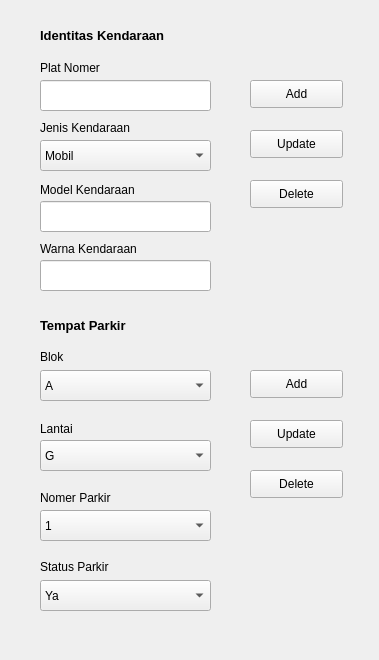
<?xml version="1.0" encoding="UTF-8"?>
<ui version="4.0">
 <class>FrmDataKen</class>
 <widget class="QWidget" name="FrmDataKen">
  <property name="geometry">
   <rect>
    <x>0</x>
    <y>0</y>
    <width>379</width>
    <height>660</height>
   </rect>
  </property>
  <property name="windowTitle">
   <string>Form</string>
  </property>
  <widget class="QLineEdit" name="line_plat">
   <property name="geometry">
    <rect>
     <x>40</x>
     <y>80</y>
     <width>171</width>
     <height>31</height>
    </rect>
   </property>
  </widget>
  <widget class="QLineEdit" name="line_modelken">
   <property name="geometry">
    <rect>
     <x>40</x>
     <y>201</y>
     <width>171</width>
     <height>31</height>
    </rect>
   </property>
  </widget>
  <widget class="QPushButton" name="push_add">
   <property name="geometry">
    <rect>
     <x>250</x>
     <y>80</y>
     <width>93</width>
     <height>28</height>
    </rect>
   </property>
   <property name="text">
    <string>Add</string>
   </property>
  </widget>
  <widget class="QPushButton" name="push_delete">
   <property name="geometry">
    <rect>
     <x>250</x>
     <y>180</y>
     <width>93</width>
     <height>28</height>
    </rect>
   </property>
   <property name="text">
    <string>Delete</string>
   </property>
  </widget>
  <widget class="QLabel" name="label">
   <property name="geometry">
    <rect>
     <x>40</x>
     <y>120</y>
     <width>101</width>
     <height>16</height>
    </rect>
   </property>
   <property name="text">
    <string>Jenis Kendaraan</string>
   </property>
  </widget>
  <widget class="QLabel" name="label_2">
   <property name="geometry">
    <rect>
     <x>40</x>
     <y>60</y>
     <width>101</width>
     <height>16</height>
    </rect>
   </property>
   <property name="text">
    <string>Plat Nomer</string>
   </property>
  </widget>
  <widget class="QLabel" name="label_3">
   <property name="geometry">
    <rect>
     <x>40</x>
     <y>180</y>
     <width>121</width>
     <height>20</height>
    </rect>
   </property>
   <property name="text">
    <string>Model Kendaraan</string>
   </property>
  </widget>
  <widget class="QLabel" name="label_4">
   <property name="geometry">
    <rect>
     <x>40</x>
     <y>419</y>
     <width>121</width>
     <height>20</height>
    </rect>
   </property>
   <property name="text">
    <string>Lantai</string>
   </property>
  </widget>
  <widget class="QLabel" name="label_5">
   <property name="geometry">
    <rect>
     <x>40</x>
     <y>349</y>
     <width>101</width>
     <height>16</height>
    </rect>
   </property>
   <property name="text">
    <string>Blok</string>
   </property>
  </widget>
  <widget class="QLabel" name="label_6">
   <property name="geometry">
    <rect>
     <x>40</x>
     <y>490</y>
     <width>101</width>
     <height>16</height>
    </rect>
   </property>
   <property name="text">
    <string>Nomer Parkir</string>
   </property>
  </widget>
  <widget class="QLabel" name="temparkir">
   <property name="geometry">
    <rect>
     <x>40</x>
     <y>310</y>
     <width>161</width>
     <height>31</height>
    </rect>
   </property>
   <property name="text">
    <string>&lt;html&gt;&lt;head/&gt;&lt;body&gt;&lt;p&gt;&lt;span style=&quot; font-size:10pt; font-weight:600;&quot;&gt;Tempat Parkir&lt;/span&gt;&lt;/p&gt;&lt;/body&gt;&lt;/html&gt;</string>
   </property>
  </widget>
  <widget class="QLabel" name="temparkir_2">
   <property name="geometry">
    <rect>
     <x>40</x>
     <y>20</y>
     <width>191</width>
     <height>31</height>
    </rect>
   </property>
   <property name="text">
    <string>&lt;html&gt;&lt;head/&gt;&lt;body&gt;&lt;p&gt;&lt;span style=&quot; font-size:10pt; font-weight:600;&quot;&gt;Identitas Kendaraan&lt;/span&gt;&lt;/p&gt;&lt;/body&gt;&lt;/html&gt;</string>
   </property>
  </widget>
  <widget class="QComboBox" name="jeniskendaraan">
   <property name="geometry">
    <rect>
     <x>40</x>
     <y>140</y>
     <width>171</width>
     <height>31</height>
    </rect>
   </property>
   <item>
    <property name="text">
     <string>Mobil</string>
    </property>
   </item>
   <item>
    <property name="text">
     <string>Motor</string>
    </property>
   </item>
  </widget>
  <widget class="QPushButton" name="push_update">
   <property name="geometry">
    <rect>
     <x>250</x>
     <y>130</y>
     <width>93</width>
     <height>28</height>
    </rect>
   </property>
   <property name="text">
    <string>Update</string>
   </property>
  </widget>
  <widget class="QComboBox" name="noparkir">
   <property name="geometry">
    <rect>
     <x>40</x>
     <y>510</y>
     <width>171</width>
     <height>31</height>
    </rect>
   </property>
   <item>
    <property name="text">
     <string>1</string>
    </property>
   </item>
   <item>
    <property name="text">
     <string>2</string>
    </property>
   </item>
   <item>
    <property name="text">
     <string>3</string>
    </property>
   </item>
   <item>
    <property name="text">
     <string>4</string>
    </property>
   </item>
   <item>
    <property name="text">
     <string>5</string>
    </property>
   </item>
   <item>
    <property name="text">
     <string>6</string>
    </property>
   </item>
   <item>
    <property name="text">
     <string>7</string>
    </property>
   </item>
   <item>
    <property name="text">
     <string>8</string>
    </property>
   </item>
   <item>
    <property name="text">
     <string>9</string>
    </property>
   </item>
   <item>
    <property name="text">
     <string>10</string>
    </property>
   </item>
  </widget>
  <widget class="QComboBox" name="blokparkir">
   <property name="geometry">
    <rect>
     <x>40</x>
     <y>370</y>
     <width>171</width>
     <height>31</height>
    </rect>
   </property>
   <item>
    <property name="text">
     <string>A</string>
    </property>
   </item>
   <item>
    <property name="text">
     <string>B</string>
    </property>
   </item>
   <item>
    <property name="text">
     <string>C</string>
    </property>
   </item>
   <item>
    <property name="text">
     <string>D</string>
    </property>
   </item>
   <item>
    <property name="text">
     <string>E</string>
    </property>
   </item>
   <item>
    <property name="text">
     <string>F</string>
    </property>
   </item>
  </widget>
  <widget class="QComboBox" name="lantai">
   <property name="geometry">
    <rect>
     <x>40</x>
     <y>440</y>
     <width>171</width>
     <height>31</height>
    </rect>
   </property>
   <item>
    <property name="text">
     <string>G</string>
    </property>
   </item>
   <item>
    <property name="text">
     <string>B1</string>
    </property>
   </item>
   <item>
    <property name="text">
     <string>B2</string>
    </property>
   </item>
  </widget>
  <widget class="QLabel" name="label_7">
   <property name="geometry">
    <rect>
     <x>40</x>
     <y>559</y>
     <width>101</width>
     <height>16</height>
    </rect>
   </property>
   <property name="text">
    <string>Status Parkir</string>
   </property>
  </widget>
  <widget class="QComboBox" name="statusparkir">
   <property name="geometry">
    <rect>
     <x>40</x>
     <y>580</y>
     <width>171</width>
     <height>31</height>
    </rect>
   </property>
   <item>
    <property name="text">
     <string>Ya</string>
    </property>
   </item>
   <item>
    <property name="text">
     <string>Tidak</string>
    </property>
   </item>
  </widget>
  <widget class="QLabel" name="label_8">
   <property name="geometry">
    <rect>
     <x>40</x>
     <y>239</y>
     <width>121</width>
     <height>20</height>
    </rect>
   </property>
   <property name="text">
    <string>Warna Kendaraan</string>
   </property>
  </widget>
  <widget class="QLineEdit" name="line_modelken_2">
   <property name="geometry">
    <rect>
     <x>40</x>
     <y>260</y>
     <width>171</width>
     <height>31</height>
    </rect>
   </property>
  </widget>
  <widget class="QPushButton" name="push_addp">
   <property name="geometry">
    <rect>
     <x>250</x>
     <y>370</y>
     <width>93</width>
     <height>28</height>
    </rect>
   </property>
   <property name="text">
    <string>Add</string>
   </property>
  </widget>
  <widget class="QPushButton" name="push_updatep">
   <property name="geometry">
    <rect>
     <x>250</x>
     <y>420</y>
     <width>93</width>
     <height>28</height>
    </rect>
   </property>
   <property name="text">
    <string>Update</string>
   </property>
  </widget>
  <widget class="QPushButton" name="push_deletep">
   <property name="geometry">
    <rect>
     <x>250</x>
     <y>470</y>
     <width>93</width>
     <height>28</height>
    </rect>
   </property>
   <property name="text">
    <string>Delete</string>
   </property>
  </widget>
 </widget>
 <resources/>
 <connections/>
</ui>
